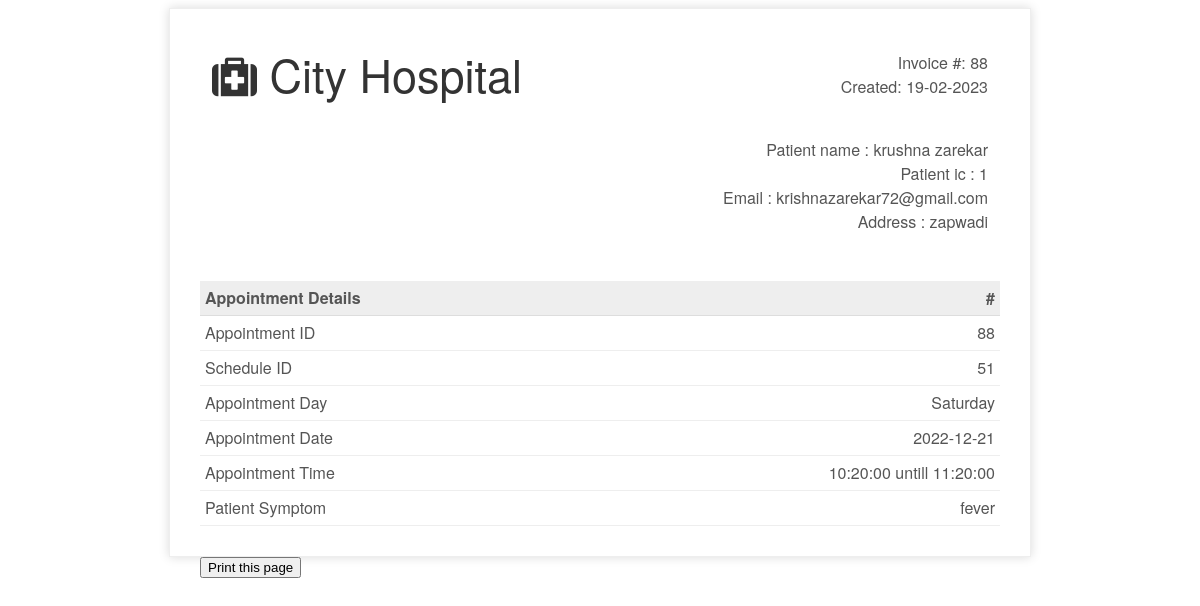
Page /patient/invoice.php?appid=88 on the committed database.
### tables this page shows
CREATE TABLE `appointment` (
  `appId` int(3) NOT NULL,
  `patientIc` bigint(12) NOT NULL,
  `scheduleId` int(10) NOT NULL,
  `appSymptom` varchar(100) NOT NULL,
  `appComment` varchar(100) NOT NULL,
  `status` varchar(10) NOT NULL DEFAULT 'process'
);

CREATE TABLE `patient` (
  `icPatient` bigint(12) NOT NULL,
  `password` varchar(20) NOT NULL,
  `patientFirstName` varchar(20) NOT NULL,
  `patientLastName` varchar(20) NOT NULL,
  `patientMaritialStatus` varchar(10) DEFAULT NULL,
  `patientDOB` date NOT NULL,
  `patientGender` varchar(10) NOT NULL,
  `patientAddress` varchar(100) DEFAULT NULL,
  `patientPhone` varchar(15) DEFAULT NULL,
  `patientEmail` varchar(100) NOT NULL
);

CREATE TABLE `doctorschedule` (
  `scheduleId` int(11) NOT NULL,
  `scheduleDate` date NOT NULL,
  `scheduleDay` varchar(15) NOT NULL,
  `startTime` time NOT NULL,
  `endTime` time NOT NULL,
  `bookAvail` varchar(10) NOT NULL
);

### patient/invoice.php (the view, shortened to what this page needs)
<?php
include_once '../database/dbconnect.php';
if (isset($_GET['appid'])) {
$appid=$_GET['appid'];
}
$res=mysqli_query($con, "SELECT a.*, b.*,c.* FROM patient a
JOIN appointment b
On a.icPatient = b.patientIc
JOIN doctorschedule c
On b.scheduleId=c.scheduleId
WHERE b.appId  =".$appid);
$userRow=mysqli_fetch_array($res,MYSQLI_ASSOC);
?>
<!doctype html>
<html>
    <head>
        <link rel="stylesheet" type="text/css" href="../patient/invoice.css">
    <link rel="stylesheet" href="https://cdnjs.cloudflare.com/ajax/libs/font-awesome/4.7.0/css/font-awesome.min.css">
    </head>
    <body>
        <div class="invoice-box">
            <table cellpadding="0" cellspacing="0">
                <tr class="top">
                    <td colspan="2">
                        <table>
                            <tr>
                                <td class="title">
                                    <div class="sidebar">
    <div class="logo-details">
      <i class='fa fa-medkit'></i>
      <span class="logo_name">City Hospital</span>
    </div>
                                </td>
                                <td>
                                    Invoice #: <?php echo $userRow['appId'];?><br>
                                    Created: <?php echo date("d-m-Y");?><br>
                                </td>
                            </tr>
                        </table>
                    </td>
                </tr>
                <tr class="information">
                    <td colspan="2">
                        <table>
                            <tr>
                                <td>
                                    </td>
                                    <td>
                                        Patient name : <?php echo $userRow['patientFirstName'];?> <?php echo $userRow['patientLastName'];?><br>
                                        Patient ic : <?php echo $userRow['patientIc'];?><br>
                                        Email :    <?php echo $userRow['patientEmail'];?><br>
                                        Address : <?php echo $userRow['patientAddress'];?><br>
                                </td>
                            </tr>
                        </table>
                    </td>
                </tr>
                <tr class="heading">
                    <td>
                        Appointment Details
                    </td>
                    <td>
                        #
                    </td>
                </tr>
                <tr class="item">
                    <td>
                        Appointment ID
                    </td>
                    <td>
                       <?php echo $userRow['appId'];?>
                    </td>
                </tr>
                <tr class="item">
                    <td>
                        Schedule ID
                    </td>
                    <td>
                        <?php echo $userRow['scheduleId'];?>
                    </td>
                </tr>
                <tr class="item">
                    <td>
                        Appointment Day
                    </td>
                    <td>
                        <?php echo $userRow['scheduleDay'];?>
                    </td>
                </tr>
                 <tr class="item">
                    <td>
                        Appointment Date
                    </td>
                    <td>
                        <?php echo $userRow['scheduleDate'];?>
                    </td>
                </tr>
                 <tr class="item">
                    <td>
                        Appointment Time
                    </td>
                    <td>
                        <?php echo $userRow['startTime'];?> untill <?php echo $userRow['endTime'];?>
                    </td>
                </tr>
                 <tr class="item">
                    <td>
                        Patient Symptom
                    </td>
                    <td>
                        <?php echo $userRow['appSymptom'];?>
                    </td>
                </tr>
            </table>
        </div>
        <div class="print">
        <button onclick="myFunction()">Print this page</button>
</div>
    </body>
</html>

### patient/invoice.css (style rules this page uses)
.print { margin:auto; max-width:800px; }
.invoice-box { max-width:800px; margin:auto; padding:30px; border:1px solid #eee; box-shadow:0 0 10px rgba(0, 0, 0, .15); font-size:16px; line-height:24px; font-family:'Helvetica Neue', 'Helvetica', Helvetica, Arial, sans-serif; color:#555; }
.invoice-box table { width:100%; line-height:inherit; text-align:left; }
.invoice-box table td { padding:5px; vertical-align:top; }
.invoice-box table tr td:nth-child(2) { text-align:right; }
.invoice-box table tr.top table td { padding-bottom:20px; }
.invoice-box table tr.top table td.title { font-size:45px; line-height:45px; color:#333; }
.invoice-box table tr.information table td { padding-bottom:40px; }
.invoice-box table tr.heading td { background:#eee; border-bottom:1px solid #ddd; font-weight:bold; }
.invoice-box table tr.item td { border-bottom:1px solid #eee; }

### rows in the picture
appointment: appId "88", patientIc.patientFirstName "krushna", patientIc.patientLastName "zarekar", patientIc "1", patientIc.patientEmail "krishnazarekar72@gmail.com", patientIc.patientAddress "zapwadi", scheduleId.scheduleId "51", scheduleId.scheduleDay "Saturday", scheduleId.scheduleDate "2022-12-21", scheduleId.startTime "10:20:00", scheduleId.endTime "11:20:00", appSymptom "fever"
